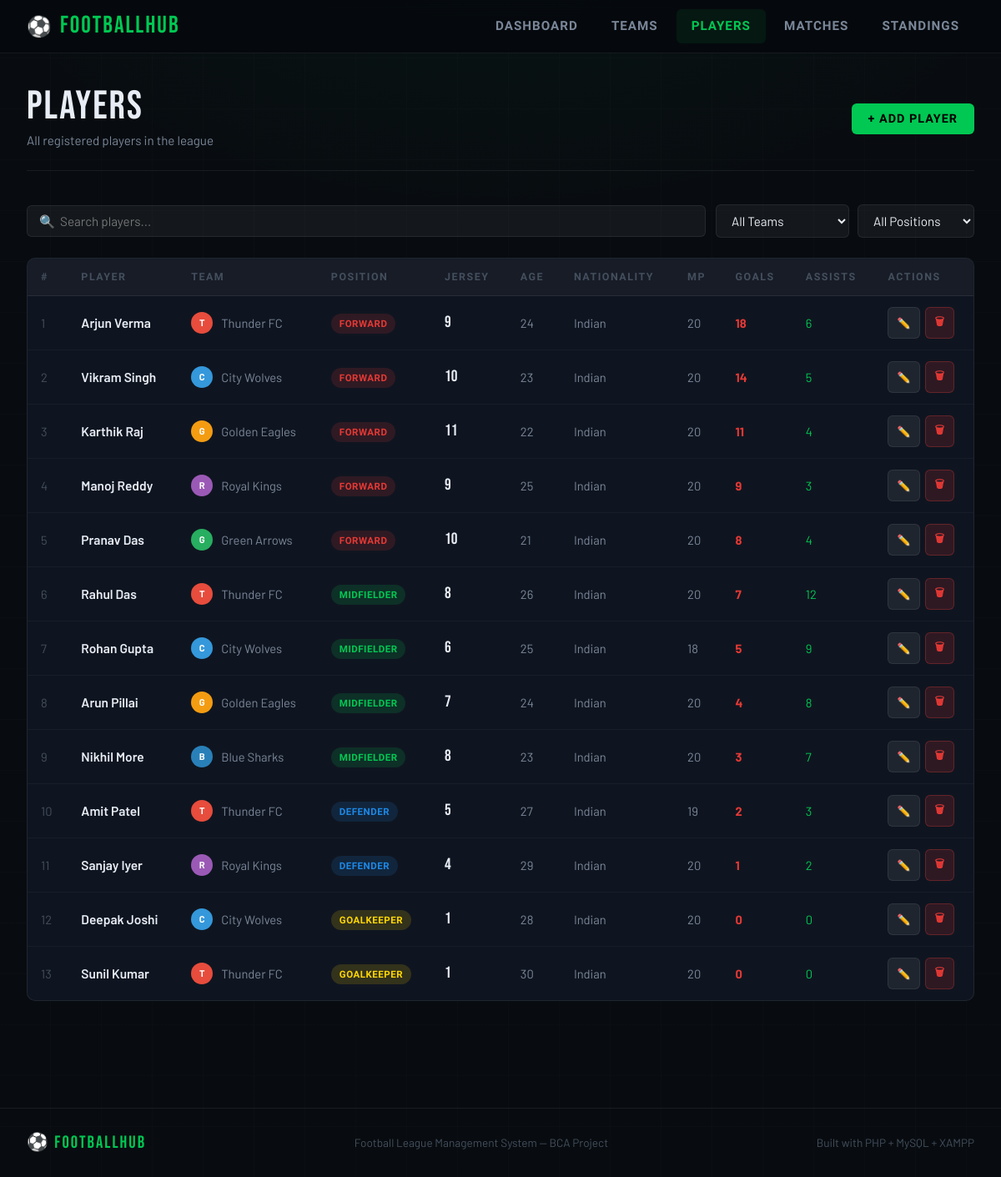
The app's page /pages/players.php with its own data.
### tables this page shows
CREATE TABLE IF NOT EXISTS players (
    id INT AUTO_INCREMENT PRIMARY KEY,
    team_id INT NOT NULL,
    name VARCHAR(100) NOT NULL,
    position ENUM('Goalkeeper','Defender','Midfielder','Forward') NOT NULL,
    jersey_number INT NOT NULL,
    nationality VARCHAR(80) NOT NULL,
    age INT NOT NULL,
    goals INT DEFAULT 0,
    assists INT DEFAULT 0,
    matches_played INT DEFAULT 0,
    created_at TIMESTAMP DEFAULT CURRENT_TIMESTAMP,
    FOREIGN KEY (team_id) REFERENCES teams(id) ON DELETE CASCADE
);

CREATE TABLE IF NOT EXISTS teams (
    id INT AUTO_INCREMENT PRIMARY KEY,
    name VARCHAR(100) NOT NULL,
    city VARCHAR(100) NOT NULL,
    coach VARCHAR(100) NOT NULL,
    stadium VARCHAR(150) NOT NULL,
    founded_year INT NOT NULL,
    wins INT DEFAULT 0,
    losses INT DEFAULT 0,
    draws INT DEFAULT 0,
    goals_scored INT DEFAULT 0,
    goals_conceded INT DEFAULT 0,
    logo_color VARCHAR(7) DEFAULT '#e74c3c',
    created_at TIMESTAMP DEFAULT CURRENT_TIMESTAMP
);

### pages/players.php (the view, shortened to what this page needs)
<?php
require_once '../includes/header.php';
$where = "WHERE 1=1";
$players = $conn->query("
    SELECT p.*, t.name as team_name, t.logo_color
    FROM players p JOIN teams t ON p.team_id = t.id
    $where ORDER BY p.goals DESC, p.name ASC
");
?>
<div class="page">
    <div class="page-header">
        <div>
            <div class="page-title">Players</div>
            <div class="page-subtitle">All registered players in the league</div>
        </div>
        <button class="btn btn-primary" onclick="openModal('addPlayerModal')">+ Add Player</button>
    </div>
    <div class="search-bar">
        <input type="text" id="playerSearch" class="search-input" placeholder="🔍  Search players...">
        <form method="GET" style="display:flex;gap:10px;flex-wrap:wrap;">
            <select name="team" class="search-input" style="min-width:160px;" onchange="this.form.submit()">
                <option value="">All Teams</option>
            </select>
            <select name="position" class="search-input" style="min-width:140px;" onchange="this.form.submit()">
                <option value="">All Positions</option>
            </select>
        </form>
    </div>
    <div class="card">
        <div class="table-wrap">
            <table id="playersTable">
                <thead>
                    <tr>
                        <th>#</th>
                        <th>Player</th>
                        <th>Team</th>
                        <th>Position</th>
                        <th>Jersey</th>
                        <th>Age</th>
                        <th>Nationality</th>
                        <th>MP</th>
                        <th>Goals</th>
                        <th>Assists</th>
                        <th>Actions</th>
                    </tr>
                </thead>
                <tbody>
                <?php
                $i = 1;
                while ($p = $players->fetch_assoc()):
                    $pos_class = ['Goalkeeper'=>'badge-gk','Defender'=>'badge-def','Midfielder'=>'badge-mid','Forward'=>'badge-fwd'][$p['position']] ?? '';
                ?>
                <tr>
                    <td style="color:var(--text-muted)"><?= $i++ ?></td>
                    <td class="td-name"><?= htmlspecialchars($p['name']) ?></td>
                    <td>
                        <div class="team-cell">
                            <div class="team-logo" style="background:<?= $p['logo_color'] ?>;width:26px;height:26px;font-size:0.7rem;">
                                <?= strtoupper(substr($p['team_name'], 0, 1)) ?>
                            </div>
                            <?= htmlspecialchars($p['team_name']) ?>
                        </div>
                    </td>
                    <td><span class="badge <?= $pos_class ?>"><?= $p['position'] ?></span></td>
                    <td style="font-family:'Bebas Neue',sans-serif;font-size:1.2rem;color:var(--text)"><?= $p['jersey_number'] ?></td>
                    <td><?= $p['age'] ?></td>
                    <td><?= htmlspecialchars($p['nationality']) ?></td>
                    <td><?= $p['matches_played'] ?></td>
                    <td style="color:var(--red);font-weight:700"><?= $p['goals'] ?></td>
                    <td style="color:var(--green)"><?= $p['assists'] ?></td>
                    <td>
                        <div style="display:flex;gap:6px;">
                            <button class="btn btn-secondary btn-sm btn-icon" onclick="openEditPlayerModal(<?= htmlspecialchars(json_encode($p)) ?>)">✏️</button>
                            <form method="POST" onsubmit="return confirmDelete(this, '<?= addslashes($p['name']) ?>')">
                                <button type="submit" class="btn btn-danger btn-sm btn-icon">🗑</button>
                            </form>
                        </div>
                    </td>
                </tr>
                <?php endwhile; ?>
                </tbody>
            </table>
        </div>
    </div>
</div>
<?php require_once '../includes/footer.php'; ?>

### css/style.css (style rules this page uses)
:root { --green: #00c853; --green-dim: #00963e; --red: #e53935; --yellow: #ffd600; --blue: #1e88e5; --bg-dark: #080c10; --bg-card: #0f1520; --bg-card2: #141b26; --bg-nav: #060a0e; --border: rgba(255,255,255,0.07); --text: #e8edf5; --text-dim: #7a8799; --text-muted: #444f5d; --accent: #00c853; --radius: 10px; --shadow: 0 4px 24px rgba(0,0,0,0.5); }
* { box-sizing: border-box; margin: 0; padding: 0; }
html { scroll-behavior: smooth; }
body { background: var(--bg-dark); color: var(--text); font-family: 'Barlow', sans-serif; font-weight: 400; line-height: 1.6; min-height: 100vh; background-image: radial-gradient(ellipse 80% 40% at 50% -10%, rgba(0,200,83,0.06) 0%, transparent 70%), repeating-linear-gradient(0deg, transparent, transparent 60px, rgba(255,255,255,0.012) 60px, rgba(255,255,255,0.012) 61px), repeating-linear-gradient(90deg, transparent, transparent 60px, rgba(255,255,255,0.012) 60px, rgba(255,255,255,0.012) 61px); }
.page { max-width: 1280px; margin: 0 auto; padding: 2.5rem 2rem 4rem; }
.page-header { display: flex; align-items: center; justify-content: space-between; margin-bottom: 2.5rem; padding-bottom: 1.5rem; border-bottom: 1px solid var(--border); }
.page-title { font-family: 'Bebas Neue', sans-serif; font-size: 3rem; letter-spacing: 2px; color: var(--text); line-height: 1; }
.page-subtitle { color: var(--text-dim); font-size: 0.95rem; margin-top: 4px; }
.card { background: var(--bg-card); border: 1px solid var(--border); border-radius: var(--radius); overflow: hidden; transition: border-color 0.2s, transform 0.2s; }
.table-wrap { overflow-x: auto; }
table { width: 100%; border-collapse: collapse; font-size: 0.92rem; }
thead { background: rgba(255,255,255,0.03); }
th { padding: 12px 16px; text-align: left; font-family: 'Barlow Condensed', sans-serif; font-size: 0.78rem; font-weight: 700; text-transform: uppercase; letter-spacing: 1.5px; color: var(--text-muted); border-bottom: 1px solid var(--border); white-space: nowrap; }
td { padding: 13px 16px; border-bottom: 1px solid rgba(255,255,255,0.04); color: var(--text-dim); vertical-align: middle; }
tr:last-child td { border-bottom: none; }
.td-name { font-weight: 600; color: var(--text); font-size: 0.97rem; }
.badge { display: inline-block; padding: 3px 10px; border-radius: 20px; font-size: 0.72rem; font-weight: 700; letter-spacing: 0.5px; text-transform: uppercase; font-family: 'Barlow Condensed', sans-serif; }
.badge-gk { background: rgba(255,214,0,0.15); color: var(--yellow); }
.badge-def { background: rgba(30,136,229,0.15); color: var(--blue); }
.badge-mid { background: rgba(0,200,83,0.15); color: var(--green); }
.badge-fwd { background: rgba(229,57,53,0.15); color: var(--red); }
.btn { display: inline-flex; align-items: center; gap: 8px; padding: 10px 20px; border: none; border-radius: 6px; font-family: 'Barlow Condensed', sans-serif; font-size: 0.9rem; font-weight: 700; text-transform: uppercase; letter-spacing: 1px; cursor: pointer; text-decoration: none; transition: all 0.2s; }
.btn-primary { background: var(--green); color: #000; }
.btn-danger { background: rgba(229,57,53,0.15); color: var(--red); border: 1px solid rgba(229,57,53,0.3); }
.btn-secondary { background: rgba(255,255,255,0.07); color: var(--text-dim); border: 1px solid var(--border); }
.btn-sm { padding: 6px 12px; font-size: 0.8rem; }
.btn-icon { padding: 7px 10px; }
input, select, textarea { background: rgba(255,255,255,0.05); border: 1px solid var(--border); border-radius: 6px; padding: 10px 14px; color: var(--text); font-family: 'Barlow', sans-serif; font-size: 0.95rem; transition: border-color 0.2s, background 0.2s; width: 100%; }
select option { background: #111; }
.team-logo { width: 36px; height: 36px; border-radius: 50%; display: inline-flex; align-items: center; justify-content: center; font-size: 1rem; font-weight: 700; color: #fff; flex-shrink: 0; }
.team-cell { display: flex; align-items: center; gap: 10px; }
.search-bar { display: flex; gap: 12px; margin-bottom: 1.5rem; align-items: center; flex-wrap: wrap; }
.search-input { flex: 1; min-width: 200px; background: rgba(255,255,255,0.05); border: 1px solid var(--border); border-radius: 6px; padding: 9px 14px; color: var(--text); font-family: 'Barlow', sans-serif; font-size: 0.95rem; }

### records on screen
players: name "Arjun Verma", team.name "T", team.name "Thunder FC", position "FORWARD", jersey_number "9", age "24", nationality "Indian", matches_played "20", goals "18", assists "6"
players: name "Vikram Singh", team.name "C", team.name "City Wolves", position "FORWARD", jersey_number "10", age "23", nationality "Indian", matches_played "20", goals "14", assists "5"
players: name "Karthik Raj", team.name "G", team.name "Golden Eagles", position "FORWARD", jersey_number "11", age "22", nationality "Indian", matches_played "20", goals "11", assists "4"
players: name "Manoj Reddy", team.name "R", team.name "Royal Kings", position "FORWARD", jersey_number "9", age "25", nationality "Indian", matches_played "20", goals "9", assists "3"
players: name "Pranav Das", team.name "G", team.name "Green Arrows", position "FORWARD", jersey_number "10", age "21", nationality "Indian", matches_played "20", goals "8", assists "4"
players: name "Rahul Das", team.name "T", team.name "Thunder FC", position "MIDFIELDER", jersey_number "8", age "26", nationality "Indian", matches_played "20", goals "7", assists "12"
players: name "Rohan Gupta", team.name "C", team.name "City Wolves", position "MIDFIELDER", jersey_number "6", age "25", nationality "Indian", matches_played "18", goals "5", assists "9"
players: name "Arun Pillai", team.name "G", team.name "Golden Eagles", position "MIDFIELDER", jersey_number "7", age "24", nationality "Indian", matches_played "20", goals "4", assists "8"
players: name "Nikhil More", team.name "B", team.name "Blue Sharks", position "MIDFIELDER", jersey_number "8", age "23", nationality "Indian", matches_played "20", goals "3", assists "7"
players: name "Amit Patel", team.name "T", team.name "Thunder FC", position "DEFENDER", jersey_number "5", age "27", nationality "Indian", matches_played "19", goals "2", assists "3"
players: name "Sanjay Iyer", team.name "R", team.name "Royal Kings", position "DEFENDER", jersey_number "4", age "29", nationality "Indian", matches_played "20", goals "1", assists "2"
players: name "Deepak Joshi", team.name "C", team.name "City Wolves", position "GOALKEEPER", jersey_number "1", age "28", nationality "Indian", matches_played "20", goals "0", assists "0"
players: name "Sunil Kumar", team.name "T", team.name "Thunder FC", position "GOALKEEPER", jersey_number "1", age "30", nationality "Indian", matches_played "20", goals "0", assists "0"

### other values on screen
SITE_NAME "FootballHub"
